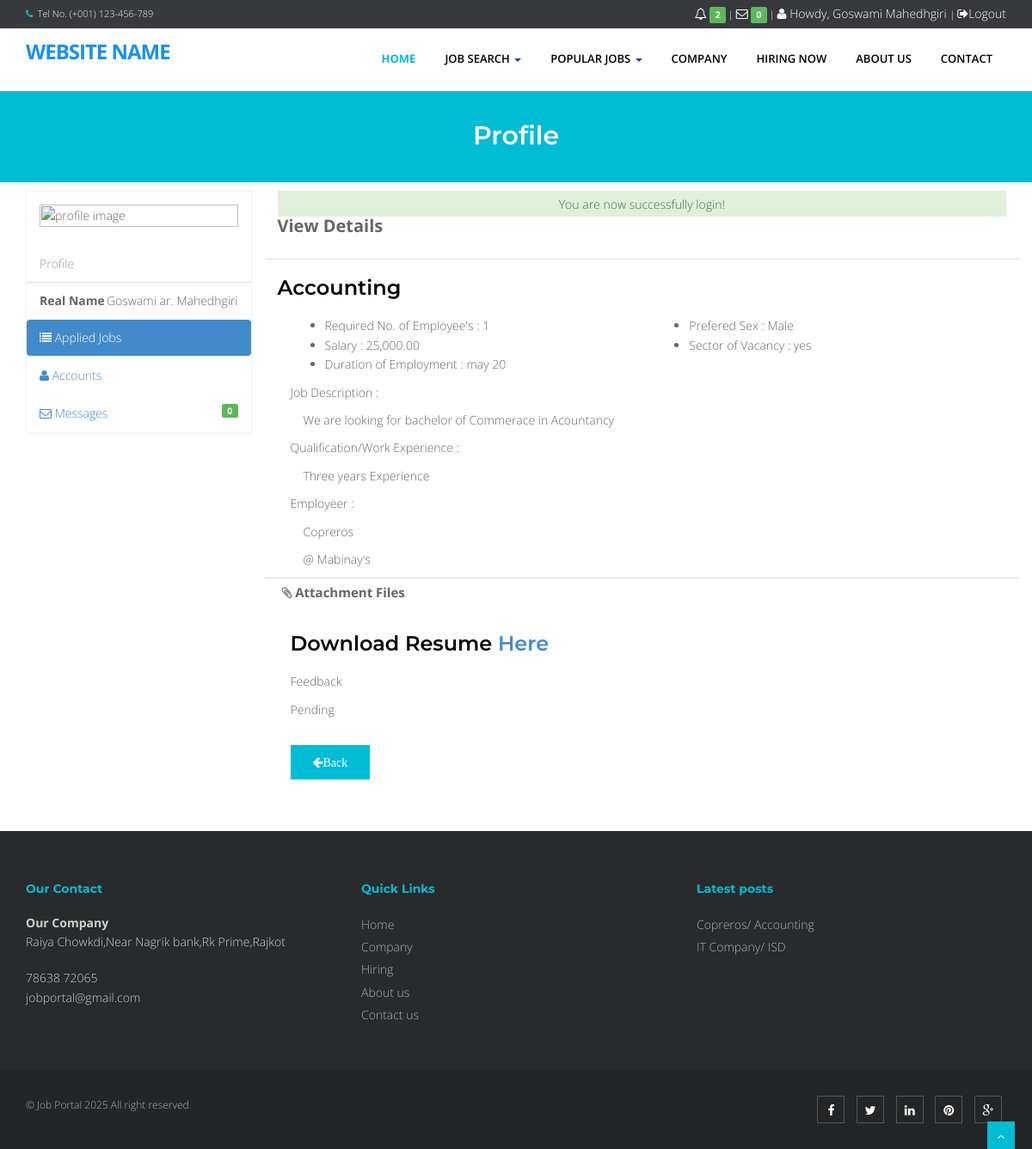
The app's page /job portal package/eris/applicant/index.php?view=appliedjobs&p=job&id=3 (signed in) with its own data.
### tables this page shows
CREATE TABLE `tblapplicants` (
  `APPLICANTID` int(11) NOT NULL,
  `FNAME` varchar(90) NOT NULL,
  `LNAME` varchar(90) NOT NULL,
  `MNAME` varchar(90) NOT NULL,
  `ADDRESS` varchar(255) NOT NULL,
  `SEX` varchar(11) NOT NULL,
  `CIVILSTATUS` varchar(30) NOT NULL,
  `BIRTHDATE` date NOT NULL,
  `BIRTHPLACE` varchar(255) NOT NULL,
  `AGE` int(2) NOT NULL,
  `USERNAME` varchar(90) NOT NULL,
  `PASS` varchar(90) NOT NULL,
  `EMAILADDRESS` varchar(90) NOT NULL,
  `CONTACTNO` varchar(90) NOT NULL,
  `DEGREE` text NOT NULL,
  `APPLICANTPHOTO` varchar(255) NOT NULL,
  `NATIONALID` varchar(255) NOT NULL
);

CREATE TABLE `tbljob` (
  `JOBID` int(11) NOT NULL,
  `COMPANYID` int(11) NOT NULL,
  `CATEGORY` varchar(90) NOT NULL,
  `OCCUPATIONTITLE` varchar(90) NOT NULL,
  `REQ_NO_EMPLOYEES` int(11) NOT NULL,
  `SALARIES` double NOT NULL,
  `DURATION_EMPLOYEMENT` varchar(90) NOT NULL,
  `QUALIFICATION_WORKEXPERIENCE` text NOT NULL,
  `JOBDESCRIPTION` text NOT NULL,
  `PREFEREDSEX` varchar(30) NOT NULL,
  `SECTOR_VACANCY` text NOT NULL,
  `JOBSTATUS` varchar(90) NOT NULL,
  `DATEPOSTED` datetime NOT NULL
);

CREATE TABLE `tblcompany` (
  `COMPANYID` int(11) NOT NULL,
  `COMPANYNAME` varchar(90) NOT NULL,
  `COMPANYADDRESS` varchar(90) NOT NULL,
  `COMPANYCONTACTNO` varchar(30) NOT NULL,
  `COMPANYSTATUS` varchar(90) NOT NULL,
  `COMPANYMISSION` text NOT NULL
);

CREATE TABLE `tbljobregistration` (
  `REGISTRATIONID` int(11) NOT NULL,
  `COMPANYID` int(11) NOT NULL,
  `JOBID` int(11) NOT NULL,
  `APPLICANTID` int(11) NOT NULL,
  `APPLICANT` varchar(90) NOT NULL,
  `REGISTRATIONDATE` date NOT NULL,
  `REMARKS` varchar(255) NOT NULL DEFAULT 'Pending',
  `FILEID` int(11) NOT NULL,
  `PENDINGAPPLICATION` tinyint(1) NOT NULL DEFAULT 1,
  `HVIEW` tinyint(1) NOT NULL DEFAULT 1,
  `DATETIMEAPPROVED` datetime NOT NULL
);

### job portal package/eris/theme/templates.php (the view, shortened to what the rows shown need)
 <!DOCTYPE html>
<html lang="en">
<head>
<link href="<?php echo web_root; ?>plugins/home-plugins/css/bootstrap.min.css" rel="stylesheet" />
<link href="<?php echo web_root; ?>plugins/home-plugins/css/fancybox/jquery.fancybox.css" rel="stylesheet">
<link href="<?php echo web_root; ?>plugins/home-plugins/css/flexslider.css" rel="stylesheet" />
<link href="<?php echo web_root; ?>plugins/home-plugins/css/style.css" rel="stylesheet" />
<link rel="stylesheet" href="<?php echo web_root;?>plugins/font-awesome/css/font-awesome.min.css">
<link rel="stylesheet" href="<?php echo web_root;?>plugins/dataTables/jquery.dataTables.min.css">
<link rel="stylesheet" href="<?php echo web_root;?>plugins/dataTables/jquery.dataTables_themeroller.css">
<link href="<?php echo web_root; ?>plugins/datepicker/bootstrap-datetimepicker.min.css" rel="stylesheet" media="screen">
<link href="<?php echo web_root; ?>plugins/datepicker/datepicker3.css" rel="stylesheet" media="screen">
</head>
<body>
<div id="wrapper" class="home-page">
  <header>
        <div class="topbar navbar-fixed-top">
          <div class="container">
            <div class="row">
              <div class="col-md-12">
                <?php if (isset($_SESSION['APPLICANTID'])) {
                    $sql = "SELECT count(*) as 'COUNTNOTIF' FROM `tbljob` ORDER BY `DATEPOSTED` DESC";
                    $mydb->setQuery($sql);
                    $showNotif = $mydb->loadSingleResult();
                    $notif =isset($showNotif->COUNTNOTIF) ? $showNotif->COUNTNOTIF : 0;
                    $applicant = new Applicants();
                    $appl  = $applicant->single_applicant($_SESSION['APPLICANTID']);
                    $sql ="SELECT count(*) as 'COUNT' FROM `tbljobregistration` WHERE `PENDINGAPPLICATION`=0 AND `HVIEW`=0 AND `APPLICANTID`='{$appl->APPLICANTID}'";
                    $mydb->setQuery($sql);
                    $showMsg = $mydb->loadSingleResult();
                    $msg =isset($showMsg->COUNT) ? $showMsg->COUNT : 0;
                    echo ' <p class="pull-right login"><a title="View Notification(s)" href="'.web_root.'applicant/index.php?view=notification"> <i class="fa fa-bell-o"></i> <span class="label label-success">'.$notif.'</span></a> | <a title="View Message(s)" href="'.web_root.'applicant/index.php?view=message"> <i class="fa fa-envelope-o"></i> <span class="label label-success">'.$msg.'</span></a> | <a title="View Profile" href="'.web_root.'applicant/"> <i class="fa fa-user"></i> Howdy, '. $appl->FNAME. ' '.$appl->LNAME .' </a> | <a href="'.web_root.'logout.php">  <i class="fa fa-sign-out"> </i>Logout</a> </p>';
                    }else{ ?>
                      <p   class="pull-right login"><a data-target="#myModal" data-toggle="modal" href=""> <i class="fa fa-lock"></i> Login </a></p>
                <?php } ?>
              </div>
            </div>
          </div>
        </div>
                            <?php
                            $sql = "SELECT * FROM `tblcategory` LIMIT 10";
                            $mydb->setQuery($sql);
                            ?>
  </header>
      <?php
       require_once $content;
        ?>
  <footer>
  <div class="container">
    <div class="row">
      <div class="col-md-4 col-sm-4">
        <div class="widget">
          <ul class="link-list">
            <?php
                  $sql = "SELECT * FROM `tblcompany` c,`tbljob` j WHERE c.`COMPANYID`=j.`COMPANYID`   ORDER BY DATEPOSTED DESC LIMIT 3" ;
                  $mydb->setQuery($sql);
                  $cur = $mydb->loadResultList();
                  foreach ($cur as $result) {
                    echo ' <li><a href="'.web_root.'index.php?q=viewjob&search='.$result->JOBID.'">'.$result->COMPANYNAME . '/ '. $result->OCCUPATIONTITLE .'</a></li>';
                  }
              ?>
          </ul>
        </div>
      </div>
    </div>
  </div>
  </footer>
</div>
</body>
</html>

### job portal package/eris/applicant/profile.php (shortened to what the rows shown need)
<?php
    $view = isset($_GET['view']) ? $_GET['view'] :"";
	  $appl = New Applicants();
	  $applicant = $appl->single_applicant($_SESSION['APPLICANTID']);
  ?>
<section id="inner-headline">
  <div class="container">
      <div class="row">
          <div class="col-lg-12">
              <h2 class="pageTitle">Profile</h2>
          </div>
      </div>
  </div>
</section>
<div class="container" style="margin-top: 10px;min-height: 600px;">
    <div class="row">
        <div class="col-sm-3">
           <div class="panel panel-default">
          <ul class="list-group">
            <li class="list-group-item text-muted">Profile</li>
            <li class="list-group-item text-right"><span class="pull-left"><strong>Real Name</strong></span>
             <?php echo $applicant->FNAME .' '.substr($applicant->MNAME, 1,2).'. '.$applicant->LNAME; ?>
             </li>
          </ul>
          </div>
        </div>
        <div class="col-sm-9">
<?php
    switch ($view) {
      case 'appliedjobs':
        require_once("appliedjobs.php");
        break;
    }
?>
        </div>
    </div>
  </div>

### job portal package/eris/applicant/viewjob.php (shortened to what the rows shown need)
<?php
global $mydb;
	$red_id = isset($_GET['id']) ? $_GET['id'] : '';
	$jobregistration = New JobRegistration();
	$jobreg = $jobregistration->single_jobregistration($red_id);
	$jobvacancy = New Jobs();
	$job = $jobvacancy->single_job($jobreg->JOBID);
	$company = new Company();
	$comp = $company->single_company($jobreg->COMPANYID);
	$sql = "SELECT * FROM `tblattachmentfile` WHERE `FILEID`=" .$jobreg->FILEID;
	$mydb->setQuery($sql);
	$attachmentfile = $mydb->loadSingleResult();
?>
<form action="controller.php?action=approve" method="POST">
<div class="col-sm-12 content-header" style="">View Details</div>
<div class="col-sm-12 content-body" >
	<h3><?php echo $job->OCCUPATIONTITLE; ?></h3>
	<div class="col-sm-6">
		<ul>
            <li><i class="fp-ht-bed"></i>Required No. of Employee's : <?php echo $job->REQ_NO_EMPLOYEES; ?></li>
            <li><i class="fp-ht-food"></i>Salary : <?php echo number_format($job->SALARIES,2);  ?></li>
            <li><i class="fa fa-sun-"></i>Duration of Employment : <?php echo $job->DURATION_EMPLOYEMENT; ?></li>
        </ul>
	</div>
	<div class="col-sm-6">
		<ul>
            <li><i class="fp-ht-tv"></i>Prefered Sex : <?php echo $job->PREFEREDSEX; ?></li>
            <li><i class="fp-ht-computer"></i>Sector of Vacancy : <?php echo $job->SECTOR_VACANCY; ?></li>
        </ul>
	</div>
	<div class="col-sm-12">
		<p>Job Description : </p>
		<p style="margin-left: 15px;"><?php echo $job->JOBDESCRIPTION;?></p>
	</div>
	<div class="col-sm-12">
		<p>Qualification/Work Experience : </p>
		<p style="margin-left: 15px;"><?php echo $job->QUALIFICATION_WORKEXPERIENCE; ?></p>
	</div>
	<div class="col-sm-12">
		<p>Employeer : </p>
		<p style="margin-left: 15px;"><?php echo $comp->COMPANYNAME ; ?></p>
		<p style="margin-left: 15px;">@ <?php echo $comp->COMPANYADDRESS ; ?></p>
	</div>
</div>
<div class="col-sm-12 content-footer">
<p><i class="fa fa-paperclip"></i>  Attachment Files</p>
	<div class="col-sm-12 slider">
		 <h3>Download Resume <a href="<?php echo web_root.'applicant/'.$attachmentfile->FILE_LOCATION; ?>">Here</a></h3>
	</div>
	<div class="col-sm-12">
		<p>Feedback</p>
		<p><?php echo isset($jobreg->REMARKS) ? $jobreg->REMARKS : ""; ?></p>
	</div>
	<div class="col-sm-12  submitbutton ">
		<a href="index.php?view=appliedjobs" class="btn btn-primary fa fa-arrow-left">Back</a>
	</div>
</div>
</form>

### records on screen
tblapplicants: FNAME "Goswami", LNAME "Mahedhgiri", MNAME "ar"
tbljob: OCCUPATIONTITLE "Accounting", REQ_NO_EMPLOYEES "1", SALARIES "25,000.00", DURATION_EMPLOYEMENT "may 20", PREFEREDSEX "Male", SECTOR_VACANCY "yes", JOBDESCRIPTION "We are looking for bachelor of Commerace in Acountancy", QUALIFICATION_WORKEXPERIENCE "Three years Experience", COMPANYID.COMPANYNAME "Copreros"
tblcompany: COMPANYNAME "Copreros", COMPANYADDRESS "Mabinay's"
tbljobregistration: REMARKS "Pending"
tbljob: COMPANYID.COMPANYNAME "IT Company", OCCUPATIONTITLE "ISD"

### other values on screen
$notif "2"
$msg "0"
$showMsg->COUNT "0"
$_SESSION['message'] "You are now successfully login!"
